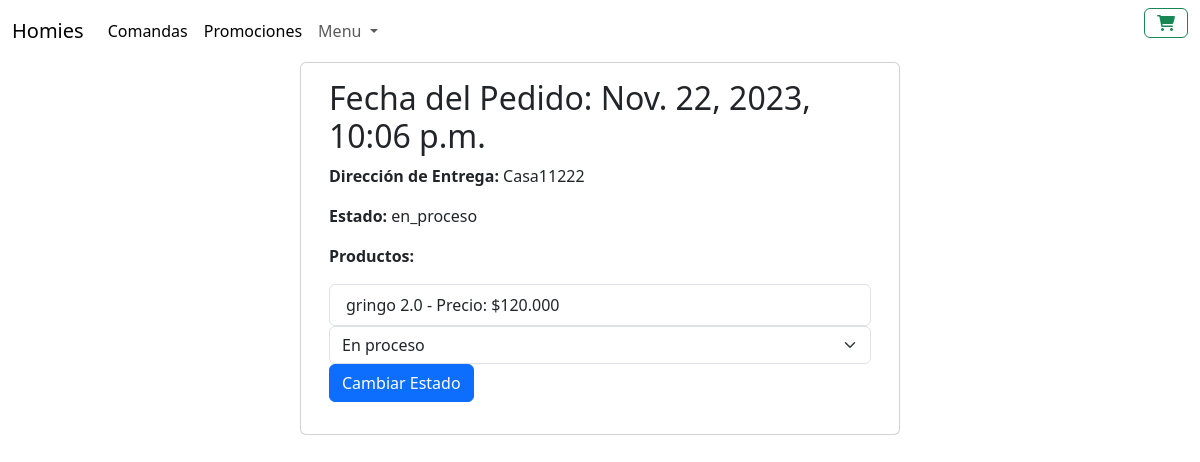
Before: /pedido/ with the older database file.
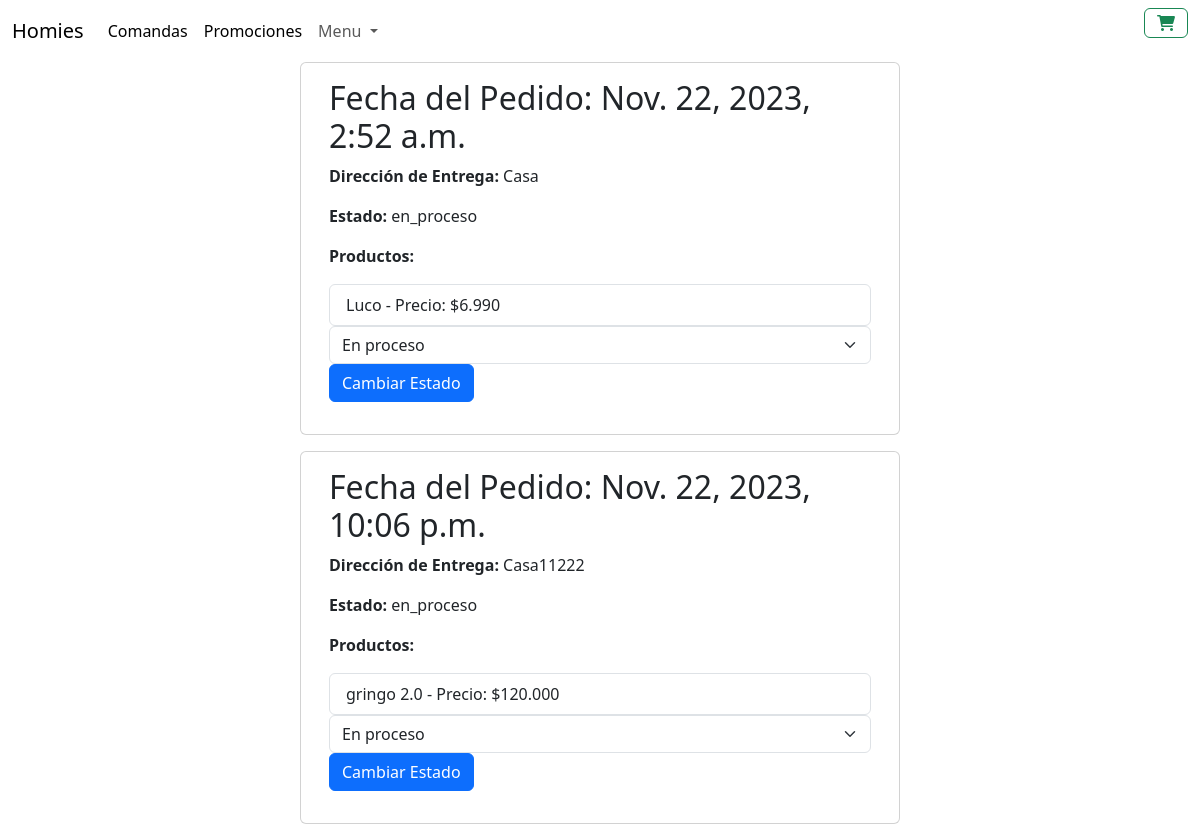
After: the same page with the newer database file.
### app/models.py (models this page shows, shortened)
class Pedido(models.Model):
    ESTADOS_PEDIDO = [
        ('en_proceso', 'En proceso'),
        ('enviado', 'Enviado'),
        ('entregado', 'Entregado'),
    ]
    productos = models.ManyToManyField(Producto)
    fecha_pedido = models.DateTimeField(auto_now_add=True)
    direccion_entrega = models.CharField(max_length=255)
    estado = models.CharField(max_length=20, choices=ESTADOS_PEDIDO, default='en_proceso')

class Producto(models.Model):
    nombre = models.CharField(max_length=200)
    descripcion = models.TextField()
    precio = models.DecimalField(max_digits=6, decimal_places=3)
    stock = models.IntegerField()
    fecha_creacion = models.DateTimeField(auto_now_add=True)
    categoria = models.ForeignKey(Categoria, on_delete=models.CASCADE)
    imagen = models.ImageField(upload_to="productos", null=True)
    cantidad = models.IntegerField(default=0)
    comentario = models.CharField(max_length=100,default="")
    SIMPLE = 'Simple'
    DOBLE = 'Doble'
    OPCIONES_HAMBURGUESA = [
        (SIMPLE, 'Hamburguesa Simple'),
        (DOBLE, 'Hamburguesa Doble'),
    ]
    tipo_hamburguesa = models.CharField(
        max_length=10,
        choices=OPCIONES_HAMBURGUESA,
        default=SIMPLE,
    )

### app/views.py (the view)
# urls.py: path('pedido/', pedido, name="pedido"),
def pedido(request):
    pedidos = Pedido.objects.filter (estado = 'en_proceso')
    context = { 'pedidos': pedidos}
    return render(request,'app/pedido.html', context)

### app/templates/app/pedido.html (shortened to what this page needs)
{% extends 'app/base.html' %}
{% load static %}
{% block content %}
<!DOCTYPE html>
<html>
<head>
</head>
<body>
  <div class="container">
    <div class="row justify-content-center">
        {% for pedido in pedidos %}
            <div class="card mb-3" style="max-width: 600px;">
                <div class="card-body">
                    <h2 class="card-title">Fecha del Pedido: {{ pedido.fecha_pedido }}</h2>
                    <p class="card-text"><strong>Dirección de Entrega:</strong> {{ pedido.direccion_entrega }}</p>
                    <p class="card-text"><strong>Estado:</strong> {{ pedido.estado }}</p>
                    <p class="card-text"><strong>Productos:</strong></p>
                    <ul class="list-group">
                        {% for producto in pedido.productos.all %}
                            <li class="list-group-item">{{ producto.nombre }} - Precio: ${{ producto.precio }}</li>
                        {% endfor %}
                    </ul>
                    <form method="post" action="{% url 'cambiar_estado_pedido' pedido.id %}">
                        <select class="form-select" name="nuevo_estado">
                            {% for choice in pedido.ESTADOS_PEDIDO %}
                                <option value="{{ choice.0 }}" {% if choice.0 == pedido.estado %}selected{% endif %}>{{ choice.1 }}</option>
                            {% endfor %}
                        </select>
                        <button type="submit" class="btn btn-primary">Cambiar Estado</button>
                    </form>
                </div>
            </div>
        {% endfor %}
    </div>
</div>
</body>
</html>
{% endblock %}

Changed rows visible on the page:
now on this page (row edited): Pedido: fecha_pedido "Nov. 22, 2023, 2:52 a.m.", direccion_entrega "Casa", estado "en_proceso", nuevo_estado "En proceso"
now on this page (row unchanged): Producto: nombre "Luco", precio "6.990", shown under "Nov. 22, 2023, 2:52 a.m."
